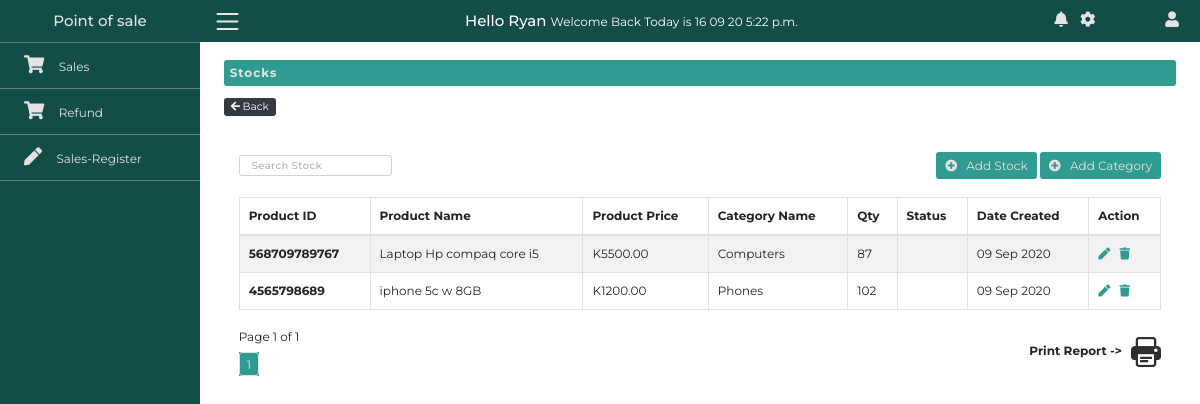
Before: /stock (signed in) with the older database file.
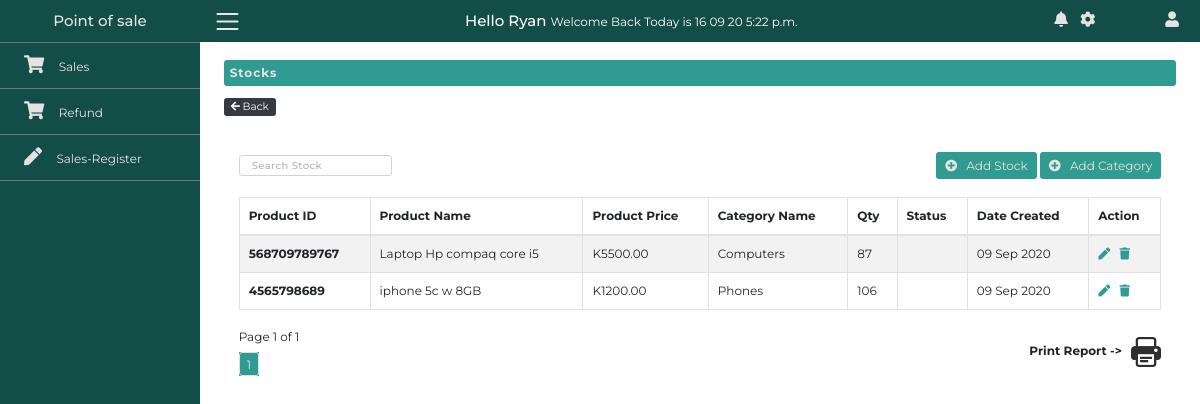
After: the same page with the newer database file.
### AppPOS/models.py (models this page shows, shortened)
class Stock(models.Model):
    category = models.ForeignKey('Category',
                                 on_delete=models.CASCADE)
    product_id = models.CharField(primary_key=True, max_length=50)
    product_name = models.CharField(max_length=100, unique=True)
    product_price = models.DecimalField(max_digits=10, decimal_places=2)
    quantity = models.IntegerField()
    create_dated = models.DateTimeField(auto_now_add=True)
    def __str__(self):
        return f"{self.product_name}"

class Category(models.Model):
    category_id = models.AutoField(primary_key=True, auto_created=True)
    category_name = models.CharField(max_length=50, unique=True, )

### AppPOS/views.py (the view)
# urls.py: path('stock', views.stock, name='stock'),
@login_required(redirect_field_name='login')
def stock(request):
   stock = Stock.objects.all().order_by('-create_dated')
   category = Category.objects.all()
   paginator = Paginator(stock,5,orphans=1)
   page_number = request.GET.get('page')
   page_obj = paginator.get_page(page_number)
   if request.method == "POST":
      form = StockForm(request.POST,)
      form_category = CatgoryForm(request.POST,)
      """
      Validation checks to ensure that the right
      information has been posted to the database
      """
      if form.is_valid():
         form.save()
         messages.success(request,'Product Registered Successfully')
         return redirect('stock')
      if form_category.is_valid():
         form_category.save()
         messages.success(request,'Catergory Registered Successfully')
         return redirect('stock')
   else:
      form = StockForm()
      form_category = CatgoryForm()
   context = {
      'catgoryID': category,
      'stock': page_obj,
      'form': form,
      'form_category': form_category
   }
   return render(request, 'AppPOS/stock.html', context)

### AppPOS/forms.py
class StockForm(forms.ModelForm):
    class Meta:
        model = Stock
        fields = '__all__'

class CatgoryForm(forms.ModelForm):
    class Meta:
        model = Category
        fields = ['category_name']

### AppPOS/templates/AppPOS/stock.html (shortened to what the changed rows need)
{% extends "AppPOS/base.html" %}
{% load static %} {% block title %} Stocks {%endblock %}
{% block body %}
<section class="main-section">
  <div class="container-fluid">
    <div class="row">
      <div class="col-lg-9 ml-auto">
        <div class="row mt-3 main-area-margin">
          <div class="col-md-12 my-4">
            <table class="table table-striped table-bordered">
              <thead>
                <tr class="text-left">
                  <th>Product ID</th>
                  <th>Product Name</th>
                  <th>Product Price</th>
                  <th>Category Name</th>
                  <th>Qty</th>
                  <th>Status</th>
                  <th>Date Created</th>
                  <th>Action</th>
                </tr>
              </thead>
              <tbody id="tbody">
                {% for stk in stock %}
                <tr class="text-left">
                  <th>{{ stk.product_id }}</th>
                  <td>{{ stk.product_name }}</td>
                  <td>K{{ stk.product_price }}</td>
                  <td>{{ stk.category.category_name }}</td>
                  <td class="stock_qty">{{ stk.quantity }}</td>
                  <td id="status"></td>
                  <td>{{ stk.create_dated|date:'d M Y' }}</td>
                  <td>
                    <a href="{% url 'update-stock' stk.product_id %}"
                      ><i class="fas fa-pen pr-2"></i
                    ></a>
                    <a href="{% url 'delete-stock' stk.product_id %}"><i class="fas fa-trash"></i></a>
                  </td>
                </tr>
                {% endfor %}
              </tbody>
            </table>
          </div>
        </div>
      </div>
    </div>
  </div>
</section>
{% endblock %}

Changed rows visible on the page:
changed Stock "iphone 5c w 8GB": quantity "102" → "106"
